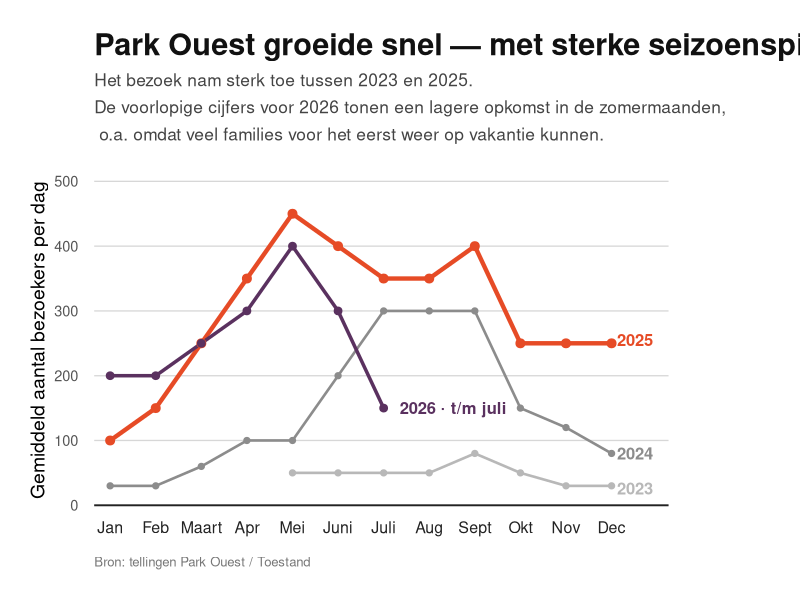
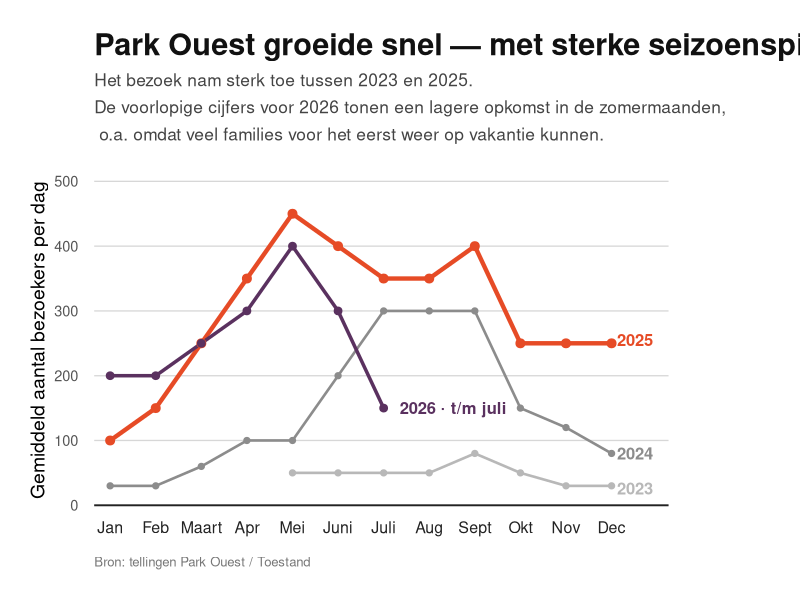

Reproduce these figures in R, in order.
# -----------------------------------------------------------------------
# Park Ouest — Gemiddeld aantal dagelijkse bezoekers
# Editorial / Economist-inspired version
# -----------------------------------------------------------------------

library(ggplot2)
library(dplyr)
library(tidyr)

# ---- 1. Data --------------------------------------------------------------

maanden <- c(
  "Jan", "Feb", "Maart", "Apr", "Mei", "Juni",
  "Juli", "Aug", "Sept", "Okt", "Nov", "Dec"
)

df <- tribble(
  ~maand, ~`2023`, ~`2024`, ~`2025`, ~`2026`,
  "Jan",     NA,      30,     100,     200,
  "Feb",     NA,      30,     150,     200,
  "Maart",   NA,      60,     250,     250,
  "Apr",     NA,     100,     350,     300,
  "Mei",     50,     100,     450,     400,
  "Juni",    50,     200,     400,     300,
  "Juli",    50,     300,     350,     150,
  "Aug",     50,     300,     350,      NA,
  "Sept",    80,     300,     400,      NA,
  "Okt",     50,     150,     250,      NA,
  "Nov",     30,     120,     250,      NA,
  "Dec",     30,      80,     250,      NA
) %>%
  mutate(
    maand = factor(maand, levels = maanden)
  ) %>%
  pivot_longer(
    cols = -maand,
    names_to = "jaar",
    values_to = "bezoekers"
  ) %>%
  filter(!is.na(bezoekers)) %>%
  mutate(
    jaar = factor(
      jaar,
      levels = c("2023", "2024", "2025", "2026")
    )
  )

# ---- 2. Visual hierarchy --------------------------------------------------
#
# 2025 is the main story.
# Earlier years are contextual.
# 2026 stays visible because it is the current year,
# but is clearly marked as incomplete.

kleuren <- c(
  "2023" = "#B8B8B8",
  "2024" = "#8C8C8C",
  "2025" = "#E64B26",
  "2026" = "#5A315F"
)

lijnbreedte <- c(
  "2023" = 0.9,
  "2024" = 0.9,
  "2025" = 1.5,
  "2026" = 1.2
)

puntgrootte <- c(
  "2023" = 1.8,
  "2024" = 1.8,
  "2025" = 2.7,
  "2026" = 2.3
)

# ---- 3. End labels --------------------------------------------------------

eindpunten <- df %>%
  mutate(
    maand_num = as.numeric(maand)
  ) %>%
  group_by(jaar) %>%
  slice_max(maand_num, n = 1, with_ties = FALSE) %>%
  ungroup() %>%
  mutate(
    label = case_when(
      jaar == "2026" ~ "2026 · t/m juli",
      TRUE ~ as.character(jaar)
    ),
    
    # Small vertical tweaks so labels do not collide
    label_y = case_when(
      jaar == "2023" ~ bezoekers - 4,
      jaar == "2024" ~ bezoekers,
      jaar == "2025" ~ bezoekers + 5,
      jaar == "2026" ~ bezoekers,
      TRUE ~ bezoekers
    )
  )

# ---- 4. Plot --------------------------------------------------------------

p <- ggplot(
  df,
  aes(
    x = maand,
    y = bezoekers,
    colour = jaar,
    group = jaar
  )
) +
  
  # Lines with different visual weight
  geom_line(
    aes(linewidth = jaar),
    lineend = "round"
  ) +
  
  # Observed monthly values
  geom_point(
    aes(size = jaar)
  ) +
  
  # Direct labels instead of legend
  geom_text(
    data = eindpunten,
    aes(
      x = maand,
      y = label_y,
      label = label,
      colour = jaar
    ),
    inherit.aes = FALSE,
    hjust = -0.15,
    fontface = "bold",
    size = 4.2
  ) +
  
  # ---- Scales ------------------------------------------------------------

scale_colour_manual(
  values = kleuren
) +
  
  scale_linewidth_manual(
    values = lijnbreedte
  ) +
  
  scale_size_manual(
    values = puntgrootte
  ) +
  
  scale_y_continuous(
    limits = c(0, 500),
    breaks = seq(0, 500, 100),
    
    # Keep bottom exactly at zero
    expand = expansion(
      mult = c(0, 0.02)
    )
  ) +
  
  # More room at right for direct labels
  scale_x_discrete(
    expand = expansion(
      add = c(0.35, 1.25)
    )
  ) +
  
  # ---- Text --------------------------------------------------------------

labs(
  title = "Park Ouest groeide snel — met sterke seizoenspieken",
  
  subtitle = paste0(
    "Het bezoek nam sterk toe tussen 2023 en 2025.\n",
    "De voorlopige cijfers voor 2026 tonen een lagere opkomst in de zomermaanden, ",
    "\n o.a. omdat veel families voor het eerst weer op vakantie kunnen."
  ),
  
  x = NULL,
  y = "Gemiddeld aantal bezoekers per dag",
  
  caption = "Bron: tellingen Park Ouest / Toestand"
) +
  
  # Allow labels to extend beyond plot panel
  coord_cartesian(
    clip = "off"
  ) +
  
  # ---- Theme -------------------------------------------------------------

theme_minimal(
  base_size = 14
) +
  
  theme(
    
    # Title
    plot.title = element_text(
      face = "bold",
      size = 22,
      lineheight = 1.05,
      colour = "#111111",
      margin = margin(b = 8)
    ),
    
    # Subtitle
    plot.subtitle = element_text(
      size = 12.5,
      lineheight = 1.3,
      colour = "#444444",
      margin = margin(b = 22)
    ),
    
    # Source
    plot.caption = element_text(
      size = 9.5,
      colour = "#777777",
      hjust = 0,
      margin = margin(t = 14)
    ),
    
    # Remove vertical grid
    panel.grid.major.x = element_blank(),
    
    # No minor grid
    panel.grid.minor = element_blank(),
    
    # Sparse horizontal grid
    panel.grid.major.y = element_line(
      colour = "#D7D7D7",
      linewidth = 0.45
    ),
    
    # Strong baseline
    axis.line.x = element_line(
      colour = "#222222",
      linewidth = 0.65
    ),
    
    axis.ticks = element_blank(),
    
    # Month labels
    axis.text.x = element_text(
      colour = "#222222",
      size = 11.5,
      margin = margin(t = 8)
    ),
    
    # Y values
    axis.text.y = element_text(
      colour = "#555555",
      size = 10.5,
      margin = margin(r = 8)
    ),
    
    # Direct labels replace legend
    legend.position = "none",
    
    # Space for end labels
    plot.margin = margin(
      t = 24,
      r = 95,
      b = 22,
      l = 22
    )
  )

print(p)

# ---- 5. Save --------------------------------------------------------------

ggsave(
  filename = "/Users/mamsir/Documents/tt/webs/po/public/images/infographics/visitors_NL.jpg",
  plot = p,
  width = 12,
  height = 7,
  dpi = 300,
  bg = "white"
)
